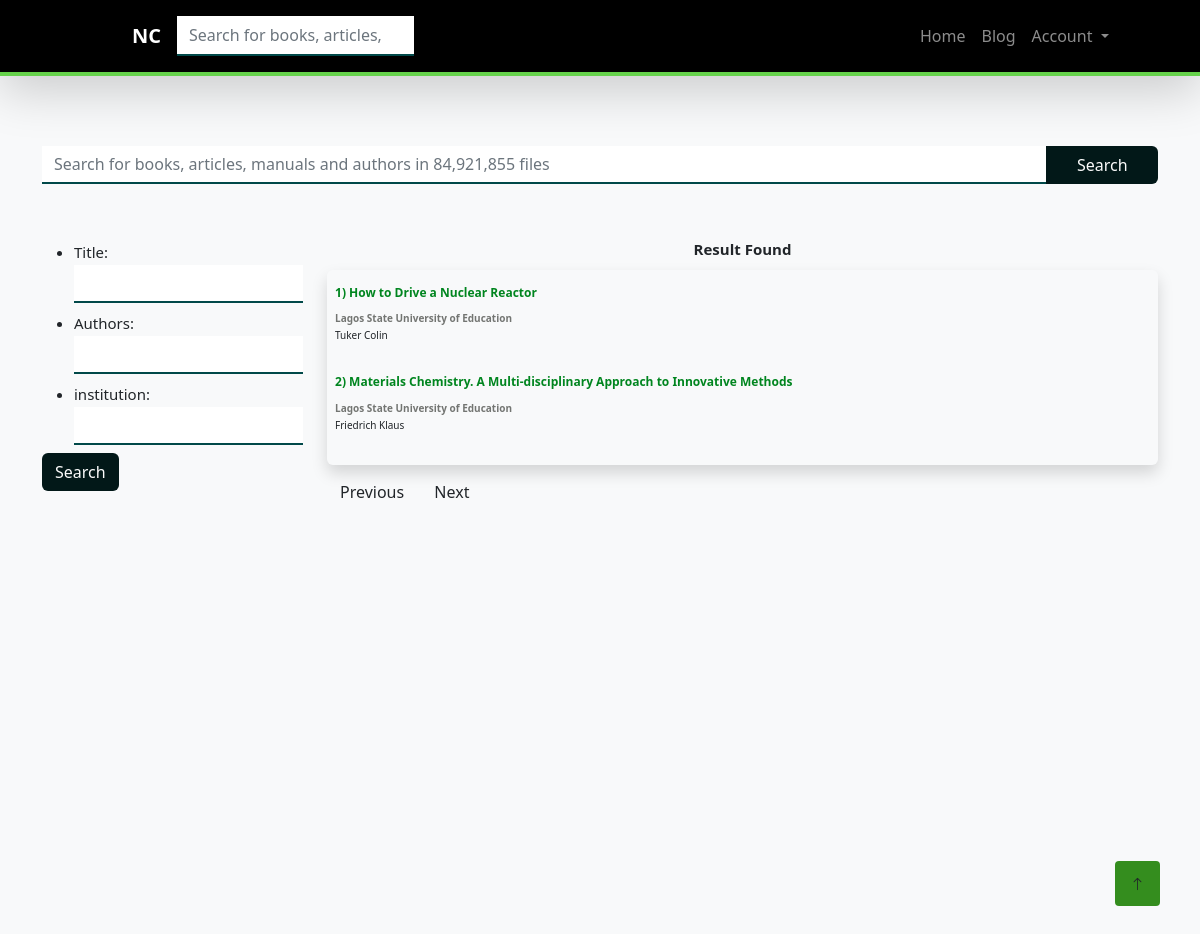
Page /search/ (signed in) on the committed database.
### apps/catalogue/models.py (models this page shows, shortened)
class Book(models.Model):
    title           = models.CharField(max_length=200, blank=True)
    author          = models.CharField(max_length=200, blank=True)
    edition         = models.CharField(max_length=200, blank=True)
    subject         = models.CharField(max_length=200, blank=True)
    publisher       = models.CharField(max_length=200, blank=True)
    isbn            = models.CharField(max_length=200, blank=True, verbose_name="ISBN")
    call_no                 = models.CharField(max_length=200, blank=True, verbose_name="Call Number")
    place_of_publication    = models.CharField(max_length=200, blank=True, verbose_name="Publisher Location")
    year_published  = models.CharField(max_length=4, blank=True)
    is_available    = models.BooleanField(default=True)
    edited          = models.BooleanField(default=False)
    slug            = models.SlugField(blank=True, null=True, max_length=500)
    institution     = models.ForeignKey(Institution, default=0,  on_delete=models.PROTECT)
    def get_absolute_url(self):
        return reverse('catalog:single_book_info', args=[str(slugify(self.title))])
    class Meta:
        verbose_name_plural = "Library Books"
        ordering = ['title']

### apps/partners/models.py (models this page shows, shortened)
class Institution(models.Model):
    logo            = CloudinaryField("NaijaCatalog/institution/logo/", blank=True, null=True)
    name            = models.CharField(max_length=500, blank=True)
    short_name      = models.CharField(max_length=10, blank=True)
    location        = models.CharField(max_length=500, blank=True)
    contact_email   = models.EmailField(blank=True)
    contact_phone   = models.CharField(max_length=15, blank=True)
    gmap            = models.CharField(blank=True, max_length=1000)
    is_active       = models.BooleanField(default=True)
    date_joined     = models.DateField(auto_now_add=True)
    slug            = models.SlugField(blank=True, null=True)
    admin           = models.OneToOneField("accounts.Account", on_delete=models.CASCADE, related_name='institution', blank=True, null=True)
    class Meta:
        verbose_name_plural = "Institutions"
    def __str__(self):
        return str(self.name)

### apps/catalogue/api/views.py (the view, shortened to what this page needs)
# urls.py: path("search/", views.list_books, name="search_book_title"),
def search(request):
    context = {}
    combined_query = Q()
    for terms, values in request.GET.items():
        context.update({terms: values})
    try:
        response   = Book.objects.complex_filter(combined_query)
        context.update({'response': response})
        return render(request, 'search/general_search.html', context)
    except Exception as e:
        print(e)
        return render(request, 'search/general_search.html', {'error': str(e)})

### templates/search/general_search.html (shortened to what this page needs)
{% extends "base.html" %}
{% load static %}
{% block extrahead %}
<link rel="stylesheet" href="{% static 'css/search-custom.min.css' %}">
{% endblock %}
{% block HERO %}
    <div class="row py-5"></div>
{% endblock %}
{% block content %}
        <div class="container">
            <form class="form" method="GET" action="{% url 'search' %}">
                <div class="form-group search-div">
                    <input type="search" value="{{title}}" class="form-control rounded-0"
                        id="search" name="title" placeholder="Search for books, articles, manuals and authors in 84,921,855 files" required />
                    <input type="submit" class="btn btn-success-c rounded-0 rounded-end" value="Search">
                </div>
            </form>
        </div>
        <div class="container my-5 text-dark">
            <div class="row">
                <div class="col col-md-3 d-none d-lg-block">
                    <form class="form" method="GET" action="{% url 'search' %}">
                        <ul class="my-2">
                            <li class="text-content my-2">
                                Title:
                                <input type="text" class="form-control" name="title" {% if title %}value={{title}} {% endif %}></input>
                            </li>
                            <li class="text-content">
                                Authors:
                                <input type="text" class="form-control" name="author" {% if author %} value={{author}} {% endif %}></input>
                            </li>
                            <li class="text-content my-2">
                                institution:
                                <input type="text" class="form-control" name="institution" {% if institution %}value={{institution}}{% endif %}></input>
                            </li>
                        </ul>
                        <input type="submit" class="btn btn-success-c" value="Search">
                    </form>
                </div>
                <div class="col-10 col-md-9 mx-auto">
                    <h4 class="text-center">
                        <span class="text-content fw-bold">{{querysets.count}} Result Found</span>
                    </h4>
                    {% if response %}
                    <ul class="list-group result-ul shadow p-2">
                        {% for data in response %}
                        <li class="result-item py-2">
                            <a href="{{data.get_absolute_url}}" class="nav-link">
                                <h5 class="result-title" style="font-size: 12px;">
                                    {{forloop.counter|safe}})
                                    {{ data.title|safe }}
                                </h5>
                            </a>
                            <p class="institution fw-bold m-0" style="font-size: 10px;">
                                {{ data.institution|safe }}
                            </p>
                            <p style="font-size: 10px;" class="p-0">
                                {{ data.author }}
                            </p>
                        </li>
                        {% endfor %}
                    </ul>
                    <div class="row">
                        <div class="my-2">
                            <a class="btn btn-primary-c">Previous</a>
                            <a class="btn btn-primary-c">Next</a>
                        </div>
                    </div>
                    {% endif %}
                </div>
            </div>
        </div>
    {% endblock %}

### rows in the picture
Book: title "How to Drive a Nuclear Reactor", institution "Lagos State University of Education", author "Tuker Colin"
Book: title "Materials Chemistry. A Multi-disciplinary Approach to Innovative Methods", institution "Lagos State University of Education", author "Friedrich Klaus"
